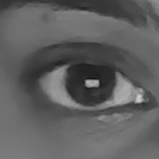
#> input picture server/iris1.png, 159 x 159 px, given in place of the camera
$ python convert_iris.py
#> lines starting #> are read from the running program, lines starting #| are printed output that depends on the picture; after the words box and inside, x2 and y2 are one past the last pixel; in counts of white or black regions, pixels touching at a corner belong together
import cv2
import os
import sys
sys.stdout.reconfigure(encoding='utf-8')

# Ensure output directory exists
output_dir = os.path.join(os.getcwd(), "debug_iris")
os.makedirs(output_dir, exist_ok=True)

# ✅ Load Haar cascade using absolute path
cascade_path = os.path.abspath(os.path.join(os.path.dirname(__file__), "server", "utils", "haarcascade_eye.xml"))
eye_cascade = cv2.CascadeClassifier(cascade_path)

# Start webcam
cap = cv2.VideoCapture(0)
print("Starting webcam. Press 's' to capture, 'q' to quit.")

while True:
    ret, frame = cap.read()
#> frame is the input picture: shape (159, 159, 3); min 16, max 207, mean 95.6
    if not ret:
        print("❌ Failed to capture frame.")
        break

    gray = cv2.cvtColor(frame, cv2.COLOR_BGR2GRAY)
    eyes = eye_cascade.detectMultiScale(gray, 1.3, 5)
#> eyes = [[19, 26, 108, 108]]

    for (x, y, w, h) in eyes:
        eye = gray[y:y+h, x:x+w]
        eye_resized = cv2.resize(eye, (64, 64))
        cv2.rectangle(frame, (x, y), (x+w, y+h), (255, 0, 0), 2)
        break
#> this loop made 1 pass
#> pass 1, `eye = gray[y:y+h, x:x+w]`:
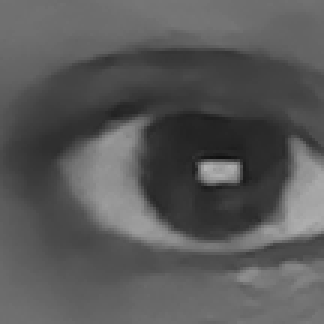
#> eye: shape (108, 108) (shown 3 times larger); min 16, max 179, mean 88.6
#> after the loop:
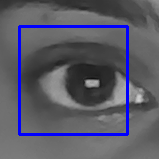
#> frame: shape (159, 159, 3); 5.11% of pixels changed, all inside (x1, y1, x2, y2) = (18, 25, 129, 136)

    cv2.imshow("Register Iris - Press 's' to save", frame)

    key = cv2.waitKey(1)
#> (key q is pressed here)
    if key == ord('s') and 'eye_resized' in locals():
        path = os.path.join(output_dir, "registered.png")
        cv2.imwrite(path, eye_resized)
        print("✅ Registered iris saved to:", path)
        break
    elif key == ord('q'):
        print("❌ Quit without saving.")
        break

cap.release()
cv2.destroyAllWindows()
